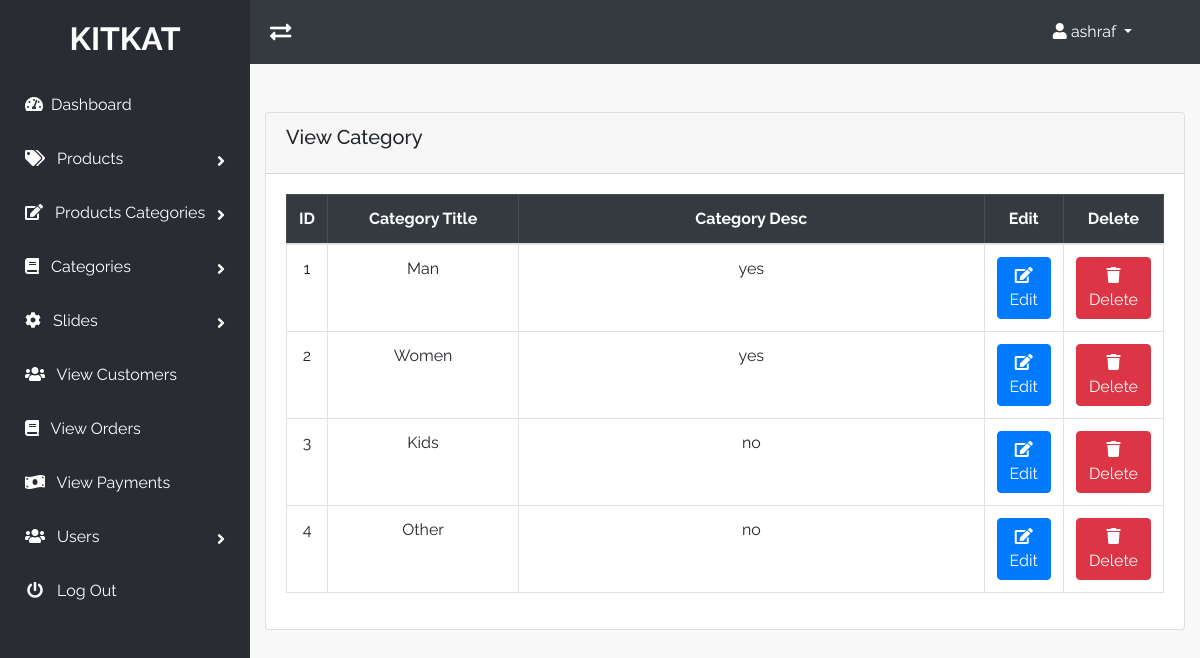
The page /admin_area/index.php?view_cats (signed in) on the database its author committed.
### tables this page shows
CREATE TABLE `categories` (
  `cat_id` int(10) NOT NULL,
  `cat_title` text NOT NULL,
  `cat_desc` text NOT NULL
);

### admin_area/view_cats.php (the view)
<?php
if(!isset($_SESSION['admin_email'])){
    echo"<script>window.open('login.php','_self')</script>";
}else {
?>
    <div class="content">
        <div class="card">
            <div class="card-header">
                <h5 class="card-title">View Category</h5>
            </div>
            <div class="card-body">
                <div class="table-responsive">
                    <table class="table table-bordered ">
                        <thead class='table-dark'>
                            <tr class='text-center'>
                                <th>ID</th>
                                <th>Category Title</th>
                                <th>Category Desc </th>
                                <th>Edit</th>
                                <th>Delete</th>
                            </tr>
                        </thead>
                        <tbody>
                        <?php
                            $get_cats = "SELECT * FROM categories";
                            $stmt = $con->query($get_cats);
                            $pro_cats = $stmt->fetchAll(PDO::FETCH_CLASS);
                            foreach($pro_cats as $cats) {
                                $cats_id = $cats->cat_id ;
                                $cats_title = $cats->cat_title ;
                                $cats_desc  = $cats->cat_desc ;
                                echo "
                                        <tr class='text-center'>
                                            <td >$cats_id</td>
                                            <td width='200'>$cats_title</td>
                                            <td width='500'>$cats_desc</td>
                                            <td>
                                                <a class='btn btn-primary' href='index.php?edit_cat=$cats_id'>
                                                    <i class='fas fa-edit'></i> Edit
                                                </a>
                                            </td>
                                            <td>
                                                <a class='btn btn-danger' href='index.php?delete_cat=$cats_id'>
                                                    <i class='fas fa-trash'></i> Delete
                                                </a>
                                            </td>
                                        </tr>
                                    ";
                            }
                        ?>
                        </tbody>
                    </table>
                </div>
            </div>
        </div>
    </div>
<?php
    }
?>

### admin_area/includes/nav.php (shortened to what this page needs)
<div class="header navbar bg-dark">
    <i class="fas fa-exchange-alt fa-lg toggle-sidebar"></i>
    <ul class="list-unstyled m-0 mr-5">
        <li class="dropdown">
            <a href="#" class="dropdown-toggle" data-toggle="dropdown">
                <i class="fa fa-user"></i> <?php echo $admin_name ?> <b class="caret"></b>
            </a>
        </li>
    </ul>
</div>

### admin_area/css/style.css (style rules this page uses)
body { font-family:'Raleway', sans-serif;background:#ffffff }
h1,h2,h3,h4,h5,h6,p,span { font-family:'Raleway', sans-serif }
a { text-decoration:none !important;color:#000;-webkit-transition:.3s;transition:.3s }
.btn { cursor:pointer }
.header { background:#292c33;padding:20px }
.header .toggle-sidebar { cursor:pointer;color:#FFF }
.header .dropdown-toggle { color:#FFF }

### rows shown on the page
categories: cat_id "1", cat_title "Man", cat_desc "yes"
categories: cat_id "2", cat_title "Women", cat_desc "yes"
categories: cat_id "3", cat_title "Kids", cat_desc "no"
categories: cat_id "4", cat_title "Other", cat_desc "no"

### other values the page prints
$admin_name "ashraf"
